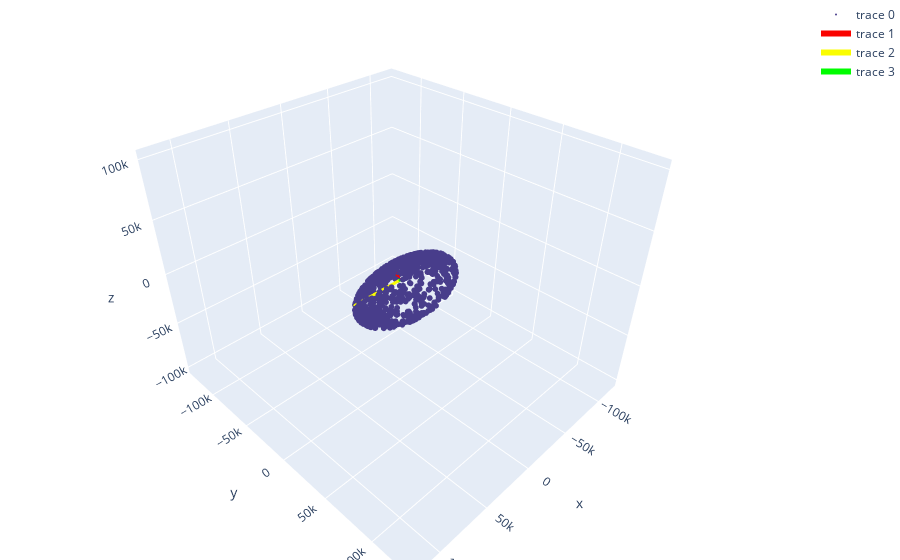

The notebook cell saved with this chart:
### Code cell
m = generate_special_matrix()
Xm, Ym, Zm = [], [], []
m = np.array(m)
transform(m, Xm, Ym, Zm)

U, S, V = np.linalg.svd(m)
plot_with_vectors_u(Xm, Ym, Zm, U, S)

### Figure 1 — Plotly figure (JSON) as saved in the notebook; plotly's stock layout.template omitted (floating-point values rounded to 4 significant figures; data arrays with more than 128 entries replaced by an {"elided": "..."} marker saying what was removed)
{"data": [{"marker": {"color": "darkslateblue", "size": 2}, "mode": "markers", "type": "scatter3d", "x": {"elided": "1000 float values"}, "y": {"elided": "1000 float values"}, "z": {"elided": "1000 float values"}}, {"line": {"color": "rgb(250,3,0)", "width": 6}, "marker": {"color": "rgb(250,3,0)", "size": 1}, "type": "scatter3d", "x": [0, -115100.0], "y": [0, -129300.0], "z": [0, -99760.0]}, {"line": {"color": "rgb(250,253,0)", "width": 6}, "marker": {"color": "rgb(250,253,0)", "size": 1}, "type": "scatter3d", "x": [0, 33360.0], "y": [0, -17060.0], "z": [0, -16360.0]}, {"line": {"color": "rgb(0,253,0)", "width": 6}, "marker": {"color": "rgb(0,253,0)", "size": 1}, "type": "scatter3d", "x": [0, 1.098], "y": [0, -13.84], "z": [0, 16.67]}], "layout": {"margin": {"b": 0, "l": 0, "r": 0, "t": 0}}}
